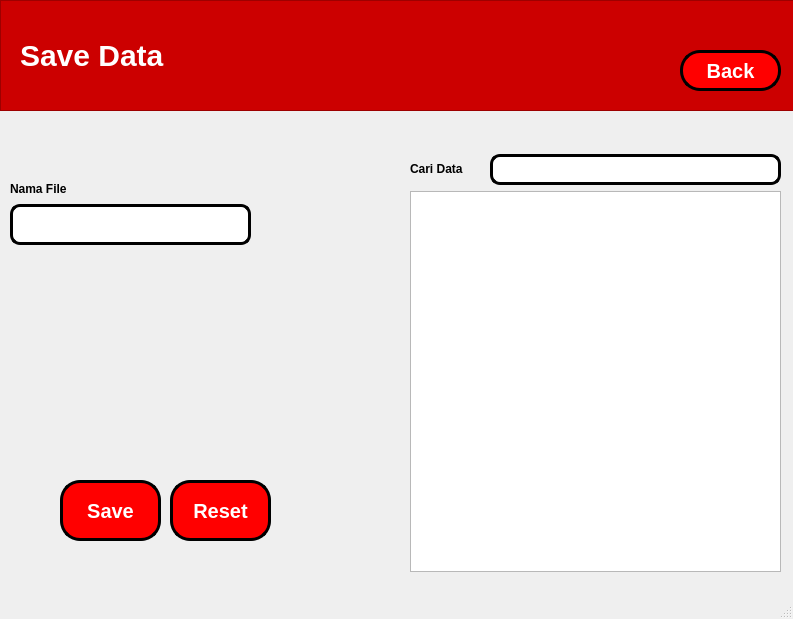
<?xml version="1.0" encoding="UTF-8"?>
<ui version="4.0">
 <class>MainWindow</class>
 <widget class="QMainWindow" name="MainWindow">
  <property name="geometry">
   <rect>
    <x>0</x>
    <y>0</y>
    <width>793</width>
    <height>619</height>
   </rect>
  </property>
  <property name="cursor">
   <cursorShape>ArrowCursor</cursorShape>
  </property>
  <property name="windowTitle">
   <string>MainWindow</string>
  </property>
  <widget class="QWidget" name="centralwidget">
   <widget class="QFrame" name="frame">
    <property name="geometry">
     <rect>
      <x>0</x>
      <y>0</y>
      <width>801</width>
      <height>111</height>
     </rect>
    </property>
    <property name="styleSheet">
     <string notr="true">QFrame {
	background-color: rgb(204, 0, 0);
	color: white;
}</string>
    </property>
    <property name="frameShape">
     <enum>QFrame::StyledPanel</enum>
    </property>
    <property name="frameShadow">
     <enum>QFrame::Raised</enum>
    </property>
    <widget class="QLabel" name="label">
     <property name="geometry">
      <rect>
       <x>20</x>
       <y>40</y>
       <width>161</width>
       <height>31</height>
      </rect>
     </property>
     <property name="styleSheet">
      <string notr="true">QLabel {
	font-size: 30px;
	font-weight: bold;
}</string>
     </property>
     <property name="text">
      <string>Save Data</string>
     </property>
    </widget>
    <widget class="QPushButton" name="btBack">
     <property name="geometry">
      <rect>
       <x>680</x>
       <y>50</y>
       <width>101</width>
       <height>41</height>
      </rect>
     </property>
     <property name="cursor">
      <cursorShape>PointingHandCursor</cursorShape>
     </property>
     <property name="layoutDirection">
      <enum>Qt::LeftToRight</enum>
     </property>
     <property name="styleSheet">
      <string notr="true">QPushButton {
	border-radius: 20px;
	background: red;
	color: white;
	font-weight: bold;
	font-size: 20px;
	border: 3px solid black;
	display: flex;
   	flex-direction: column;
  	align-items: center; 
  	text-align: center;
}

QPushButton:hover {
    background: qradialgradient(
        cx: 0.3, cy: -0.4, fx: 0.3, fy: -0.4,
        radius: 1.35, stop: 0 #fff, stop: 1 #bbb
        );
	color: black;
	border: 3px solid black;
    }

QPushButton:pressed {
    border-style: inset;
    background: qradialgradient(
        cx: 0.4, cy: -0.1, fx: 0.4, fy: -0.1,
        radius: 1.35, stop: 0 #fff, stop: 1 #ddd
        );
    }

QPushButton::icon {
    margin-bottom: 5px; 
}

</string>
     </property>
     <property name="text">
      <string>Back</string>
     </property>
     <property name="iconSize">
      <size>
       <width>50</width>
       <height>100</height>
      </size>
     </property>
     <property name="flat">
      <bool>false</bool>
     </property>
    </widget>
   </widget>
   <widget class="QTableView" name="btSaveData">
    <property name="geometry">
     <rect>
      <x>410</x>
      <y>191</y>
      <width>371</width>
      <height>381</height>
     </rect>
    </property>
   </widget>
   <widget class="QLineEdit" name="txtSearch">
    <property name="geometry">
     <rect>
      <x>490</x>
      <y>154</y>
      <width>291</width>
      <height>31</height>
     </rect>
    </property>
    <property name="styleSheet">
     <string notr="true">QLineEdit {
	border-radius: 10px;
	border: 3px solid black;
}</string>
    </property>
   </widget>
   <widget class="QLabel" name="label_2">
    <property name="geometry">
     <rect>
      <x>410</x>
      <y>160</y>
      <width>67</width>
      <height>17</height>
     </rect>
    </property>
    <property name="styleSheet">
     <string notr="true">QLabel {
	font-weight: bold;
	color: black;
}</string>
    </property>
    <property name="text">
     <string>Cari Data</string>
    </property>
   </widget>
   <widget class="QPushButton" name="btSave">
    <property name="geometry">
     <rect>
      <x>60</x>
      <y>480</y>
      <width>101</width>
      <height>61</height>
     </rect>
    </property>
    <property name="cursor">
     <cursorShape>PointingHandCursor</cursorShape>
    </property>
    <property name="layoutDirection">
     <enum>Qt::LeftToRight</enum>
    </property>
    <property name="styleSheet">
     <string notr="true">QPushButton {
	border-radius: 20px;
	background: red;
	color: white;
	font-weight: bold;
	font-size: 20px;
	border: 3px solid black;
	display: flex;
   	flex-direction: column;
  	align-items: center; 
  	text-align: center;
}

QPushButton:hover {
    background: qradialgradient(
        cx: 0.3, cy: -0.4, fx: 0.3, fy: -0.4,
        radius: 1.35, stop: 0 #fff, stop: 1 #bbb
        );
	color: black;
	border: 3px solid black;
    }

QPushButton:pressed {
    border-style: inset;
    background: qradialgradient(
        cx: 0.4, cy: -0.1, fx: 0.4, fy: -0.1,
        radius: 1.35, stop: 0 #fff, stop: 1 #ddd
        );
    }

QPushButton::icon {
    margin-bottom: 5px; 
}

</string>
    </property>
    <property name="text">
     <string>Save</string>
    </property>
    <property name="iconSize">
     <size>
      <width>50</width>
      <height>100</height>
     </size>
    </property>
    <property name="flat">
     <bool>false</bool>
    </property>
   </widget>
   <widget class="QPushButton" name="btReset">
    <property name="geometry">
     <rect>
      <x>170</x>
      <y>480</y>
      <width>101</width>
      <height>61</height>
     </rect>
    </property>
    <property name="cursor">
     <cursorShape>PointingHandCursor</cursorShape>
    </property>
    <property name="layoutDirection">
     <enum>Qt::LeftToRight</enum>
    </property>
    <property name="styleSheet">
     <string notr="true">QPushButton {
	border-radius: 20px;
	background: red;
	color: white;
	font-weight: bold;
	font-size: 20px;
	border: 3px solid black;
	display: flex;
   	flex-direction: column;
  	align-items: center; 
  	text-align: center;
}

QPushButton:hover {
    background: qradialgradient(
        cx: 0.3, cy: -0.4, fx: 0.3, fy: -0.4,
        radius: 1.35, stop: 0 #fff, stop: 1 #bbb
        );
	color: black;
	border: 3px solid black;
    }

QPushButton:pressed {
    border-style: inset;
    background: qradialgradient(
        cx: 0.4, cy: -0.1, fx: 0.4, fy: -0.1,
        radius: 1.35, stop: 0 #fff, stop: 1 #ddd
        );
    }

QPushButton::icon {
    margin-bottom: 5px; 
}

</string>
    </property>
    <property name="text">
     <string>Reset</string>
    </property>
    <property name="iconSize">
     <size>
      <width>50</width>
      <height>100</height>
     </size>
    </property>
    <property name="flat">
     <bool>false</bool>
    </property>
   </widget>
   <widget class="QLabel" name="label_3">
    <property name="geometry">
     <rect>
      <x>10</x>
      <y>180</y>
      <width>161</width>
      <height>17</height>
     </rect>
    </property>
    <property name="styleSheet">
     <string notr="true">QLabel {
	font-weight: bold;
	color: black;
}</string>
    </property>
    <property name="text">
     <string>Nama File</string>
    </property>
   </widget>
   <widget class="QLineEdit" name="txtSearch_2">
    <property name="geometry">
     <rect>
      <x>10</x>
      <y>204</y>
      <width>241</width>
      <height>41</height>
     </rect>
    </property>
    <property name="styleSheet">
     <string notr="true">QLineEdit {
	border-radius: 10px;
	border: 3px solid black;
}</string>
    </property>
   </widget>
  </widget>
  <widget class="QMenuBar" name="menubar">
   <property name="geometry">
    <rect>
     <x>0</x>
     <y>0</y>
     <width>793</width>
     <height>22</height>
    </rect>
   </property>
  </widget>
  <widget class="QStatusBar" name="statusbar"/>
 </widget>
 <resources/>
 <connections/>
</ui>
